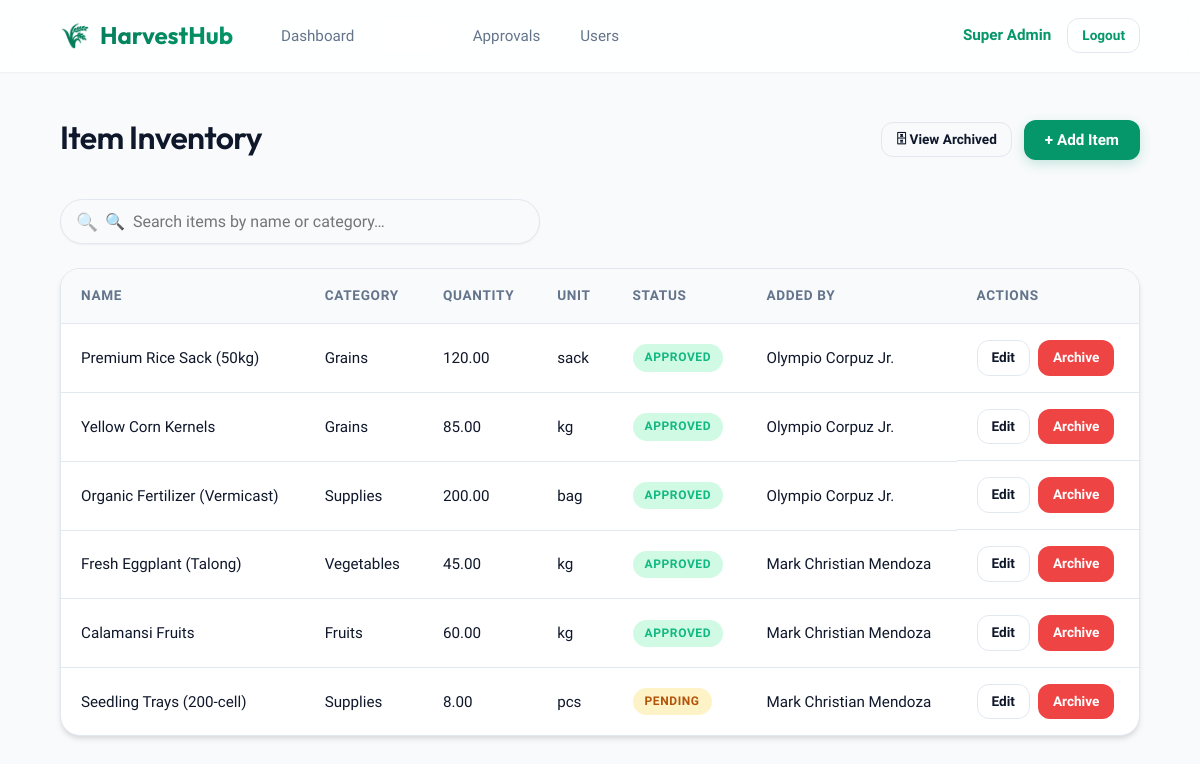
/pages/items.php (signed in), run on the app's committed database.
### tables this page shows
CREATE TABLE IF NOT EXISTS `items` (
    `id`          INT UNSIGNED AUTO_INCREMENT PRIMARY KEY,
    `name`        VARCHAR(150)  NOT NULL,
    `category`    VARCHAR(100)  NOT NULL,
    `quantity`    DECIMAL(10,2) NOT NULL DEFAULT 0.00,
    `unit`        VARCHAR(50)   NOT NULL DEFAULT 'pcs',
    `description` TEXT          DEFAULT NULL,
    `status`      ENUM('pending','approved','rejected') NOT NULL DEFAULT 'pending',
    `is_archived` TINYINT(1)    NOT NULL DEFAULT 0,
    `added_by`    INT UNSIGNED  NOT NULL,
    `approved_by` INT UNSIGNED  DEFAULT NULL,
    `created_at`  DATETIME      NOT NULL DEFAULT CURRENT_TIMESTAMP,
    `updated_at`  DATETIME      NOT NULL DEFAULT CURRENT_TIMESTAMP ON UPDATE CURRENT_TIMESTAMP,

    INDEX `idx_items_status`   (`status`),
    INDEX `idx_items_archived` (`is_archived`),
    INDEX `idx_items_added_by` (`added_by`),

    CONSTRAINT `fk_items_added_by`    FOREIGN KEY (`added_by`)    REFERENCES `users`(`id`) ON DELETE RESTRICT,
    CONSTRAINT `fk_items_approved_by` FOREIGN KEY (`approved_by`) REFERENCES `users`(`id`) ON DELETE SET NULL
);

CREATE TABLE IF NOT EXISTS `users` (
    `id`          INT UNSIGNED AUTO_INCREMENT PRIMARY KEY,
    `name`        VARCHAR(100)  NOT NULL,
    `email`       VARCHAR(150)  NOT NULL UNIQUE,
    `password`    VARCHAR(255)  NOT NULL,
    `role`        ENUM('super_admin','admin','regular') NOT NULL DEFAULT 'regular',
    `is_archived` TINYINT(1)    NOT NULL DEFAULT 0,
    `created_at`  DATETIME      NOT NULL DEFAULT CURRENT_TIMESTAMP,
    `updated_at`  DATETIME      NOT NULL DEFAULT CURRENT_TIMESTAMP ON UPDATE CURRENT_TIMESTAMP,

    INDEX `idx_users_email`      (`email`),
    INDEX `idx_users_role`       (`role`),
    INDEX `idx_users_archived`   (`is_archived`)
);

### auth/session.php (called while the page is built, shortened)
<?php
function current_role(): string {
    return $_SESSION['role'] ?? '';
}

### includes/functions.php (called while the page is built, shortened)
<?php
function e(string $value): string {
    return htmlspecialchars($value, ENT_QUOTES | ENT_SUBSTITUTE, 'UTF-8');
}

### includes/hash.php (called while the page is built, shortened)
<?php
function hash_id(int $id): string {
    return hash_hmac('sha256', (string)$id, SECRET_KEY);
}

### pages/items.php (the view, shortened to what this page needs)
<?php
require_once __DIR__ . '/../auth/session.php';
require_once __DIR__ . '/../includes/functions.php';
require_once __DIR__ . '/../includes/hash.php';
$role    = current_role();
$tab = $_GET['tab'] ?? 'active';
if ($tab === 'archived' && in_array($role, ['admin','super_admin'])) {
    $stmt = mysqli_prepare($conn,
        "SELECT i.*, u.name AS added_by_name FROM items i
         JOIN users u ON u.id = i.added_by
         WHERE i.is_archived = 1 ORDER BY i.updated_at DESC"
    );
} else {
    if ($role === 'regular') {
        $stmt = mysqli_prepare($conn,
            "SELECT i.*, u.name AS added_by_name FROM items i
             JOIN users u ON u.id = i.added_by
             WHERE i.is_archived = 0 AND i.status = 'approved'
             ORDER BY i.created_at DESC"
        );
    } else {
        $stmt = mysqli_prepare($conn,
            "SELECT i.*, u.name AS added_by_name FROM items i
             JOIN users u ON u.id = i.added_by
             WHERE i.is_archived = 0 ORDER BY i.created_at DESC"
        );
    }
}
mysqli_stmt_execute($stmt);
$result = mysqli_stmt_get_result($stmt);
$items  = [];
while ($row = mysqli_fetch_assoc($result)) $items[] = $row;
?>
<!DOCTYPE html>
<html lang="en">
<head>
<link rel="stylesheet" href="<?= BASE_URL ?>/assets/css/style.css">
</head>
<body>
<?php include __DIR__ . '/../includes/navbar.php'; ?>
<main class="main-content">
    <div class="page-header">
        <h2><?= $tab === 'archived' ? 'Archived Items' : 'Item Inventory' ?></h2>
        <div class="header-actions">
            <?php if (in_array($role, ['admin','super_admin'])): ?>
            <a href="?tab=<?= $tab === 'archived' ? 'active' : 'archived' ?>" class="btn btn-outline btn-sm">
                <?= $tab === 'archived' ? '📋 Active Items' : '🗄 View Archived' ?>
            </a>
            <?php endif; ?>
            <button class="btn btn-primary" onclick="openModal('addItemModal')">+ Add Item</button>
        </div>
    </div>
    <div class="search-bar">
        <input type="text" id="searchInput" placeholder="🔍  Search items by name or category…" oninput="filterItems()">
    </div>
    <div class="table-wrapper">
        <table class="data-table" id="itemsTable">
            <thead>
                <tr>
                    <th>Name</th>
                    <th>Category</th>
                    <th>Quantity</th>
                    <th>Unit</th>
                    <th>Status</th>
                    <th>Added By</th>
                    <th>Actions</th>
                </tr>
            </thead>
            <tbody>
            <?php foreach ($items as $item): ?>
                <tr>
                    <td><?= e($item['name']) ?></td>
                    <td><?= e($item['category']) ?></td>
                    <td class="<?= $item['quantity'] <= 10 ? 'text-warning' : '' ?>">
                        <?= e($item['quantity']) ?>
                    </td>
                    <td><?= e($item['unit']) ?></td>
                    <td>
                        <span class="badge badge-<?= $item['status'] ?>">
                            <?= e($item['status']) ?>
                        </span>
                    </td>
                    <td><?= e($item['added_by_name']) ?></td>
                    <td class="actions">
                        <?php if (in_array($role, ['admin','super_admin']) && !$item['is_archived']): ?>
                        <a href="?action=edit&h=<?= hash_id($item['id']) ?>" class="btn btn-sm btn-outline">Edit</a>
                        <a href="?action=archive&h=<?= hash_id($item['id']) ?>"
                           class="btn btn-sm btn-danger"
                           onclick="return confirm('Archive this item?')">Archive</a>
                        <?php elseif ($item['is_archived'] && in_array($role, ['admin','super_admin'])): ?>
                        <a href="?action=restore&h=<?= hash_id($item['id']) ?>"
                           class="btn btn-sm btn-success"
                           onclick="return confirm('Restore this item?')">Restore</a>
                        <?php else: ?>
                        <span class="text-muted">—</span>
                        <?php endif; ?>
                    </td>
                </tr>
            <?php endforeach; ?>
            </tbody>
        </table>
    </div>
</main>
</body>
</html>

### includes/navbar.php
<?php
$role = current_role();
?>
<nav class="navbar">
    <div class="navbar-brand">
        <span>🌾</span> HarvestHub
    </div>
    <ul class="navbar-nav">
        <li><a href="<?= BASE_URL ?>/dashboard.php">Dashboard</a></li>
        <li><a href="<?= BASE_URL ?>/pages/items.php">Items</a></li>
        <?php if (in_array($role, ['admin','super_admin'])): ?>
        <li><a href="<?= BASE_URL ?>/pages/approvals.php">Approvals</a></li>
        <li><a href="<?= BASE_URL ?>/pages/users.php">Users</a></li>
        <?php endif; ?>
    </ul>
    <div class="navbar-user">
        <a href="<?= BASE_URL ?>/pages/profile.php"><?= e($_SESSION['user_name'] ?? '') ?></a>
        <a href="<?= BASE_URL ?>/auth/logout.php" class="btn btn-sm btn-outline">Logout</a>
    </div>
</nav>

### data on the page
items: name "Premium Rice Sack (50kg)", category "Grains", quantity "120.00", unit "sack", status "APPROVED", added_by.name "Olympio Corpuz Jr."
items: name "Yellow Corn Kernels", category "Grains", quantity "85.00", unit "kg", status "APPROVED", added_by.name "Olympio Corpuz Jr."
items: name "Organic Fertilizer (Vermicast)", category "Supplies", quantity "200.00", unit "bag", status "APPROVED", added_by.name "Olympio Corpuz Jr."
items: name "Fresh Eggplant (Talong)", category "Vegetables", quantity "45.00", unit "kg", status "APPROVED", added_by.name "Mark Christian Mendoza"
items: name "Calamansi Fruits", category "Fruits", quantity "60.00", unit "kg", status "APPROVED", added_by.name "Mark Christian Mendoza"
items: name "Seedling Trays (200-cell)", category "Supplies", quantity "8.00", unit "pcs", status "PENDING", added_by.name "Mark Christian Mendoza"

### other printed values
$_SESSION['user_name'] "Super Admin"
